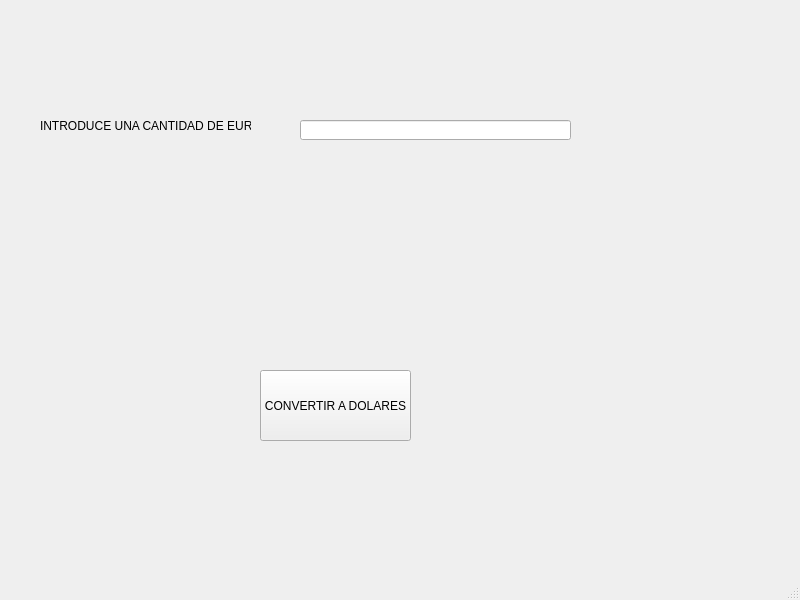
<?xml version="1.0" encoding="UTF-8"?>
<ui version="4.0">
 <class>MainWindow</class>
 <widget class="QMainWindow" name="MainWindow">
  <property name="geometry">
   <rect>
    <x>0</x>
    <y>0</y>
    <width>800</width>
    <height>600</height>
   </rect>
  </property>
  <property name="windowTitle">
   <string>MainWindow</string>
  </property>
  <widget class="QWidget" name="centralwidget">
   <widget class="QLabel" name="label_texto">
    <property name="geometry">
     <rect>
      <x>40</x>
      <y>110</y>
      <width>211</width>
      <height>31</height>
     </rect>
    </property>
    <property name="text">
     <string>INTRODUCE UNA CANTIDAD DE EUROS</string>
    </property>
   </widget>
   <widget class="QLineEdit" name="entrada_euros">
    <property name="geometry">
     <rect>
      <x>300</x>
      <y>120</y>
      <width>271</width>
      <height>20</height>
     </rect>
    </property>
   </widget>
   <widget class="QLabel" name="label_resultado">
    <property name="geometry">
     <rect>
      <x>320</x>
      <y>220</y>
      <width>221</width>
      <height>51</height>
     </rect>
    </property>
    <property name="text">
     <string/>
    </property>
   </widget>
   <widget class="QPushButton" name="boton_convertir_a_dolares">
    <property name="geometry">
     <rect>
      <x>260</x>
      <y>370</y>
      <width>151</width>
      <height>71</height>
     </rect>
    </property>
    <property name="text">
     <string>CONVERTIR A DOLARES</string>
    </property>
   </widget>
  </widget>
  <widget class="QStatusBar" name="statusbar"/>
 </widget>
 <resources/>
 <connections/>
</ui>
